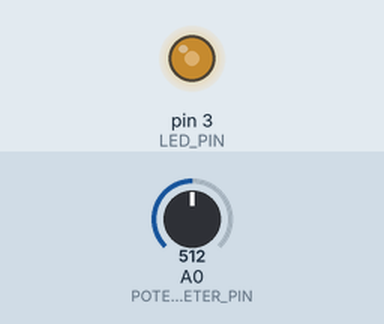
The sketch below on a simulated Arduino Uno, built with avr-gcc and run on an emulated ATmega328P. On the bench: output pins drawn as LEDs (lit = HIGH). The inputs (shaded band) are chosen by the test bench; at power-on: A0 (POTENTIOMETER_PIN) = 512.

Above: at 1.2 s.
1.3 s: A0 (POTENTIOMETER_PIN) set to 716
At 2.4 s:
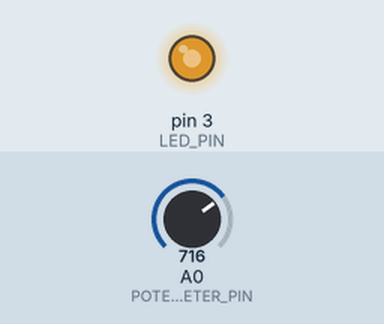
2.8 s: A0 (POTENTIOMETER_PIN) set to 900
At 3.7 s:
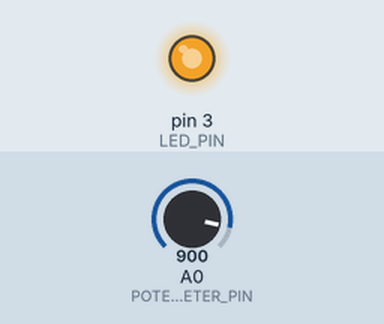
4.3 s: A0 (POTENTIOMETER_PIN) set to 122
At 4.9 s:
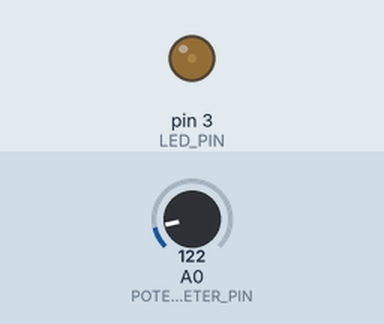
5.8 s: A0 (POTENTIOMETER_PIN) set to 0
At 6.1 s:
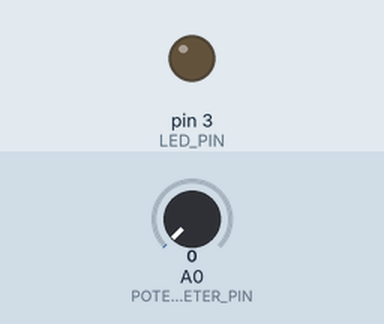
Timing chart, 0 to 8.3 s (numbered marks = the images above; inputs shaded):
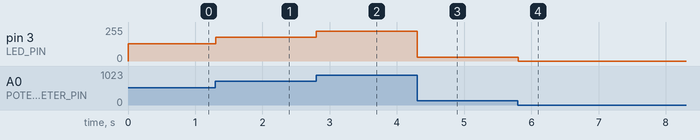

The sketch:

potentiometerWithLed.ino
```cpp
// (licence header left out)
const int POTENTIOMETER_PIN = 0;
const int LED_PIN = 3;

void setup() {
}

void loop() {
  int value = analogRead(POTENTIOMETER_PIN)/4;
  analogWrite(LED_PIN, value);
  delay(100);
}
```

Measured:
- after the input at 1.3 s, pin 3 (LED_PIN): 128/255 → 179/255 at once
- after the input at 2.8 s, pin 3 (LED_PIN): 179/255 → 225/255 at once
- after the input at 4.3 s, pin 3 (LED_PIN): 225/255 → 30/255 at once
- after the input at 5.8 s, pin 3 (LED_PIN): 30/255 → 0/255 at once
